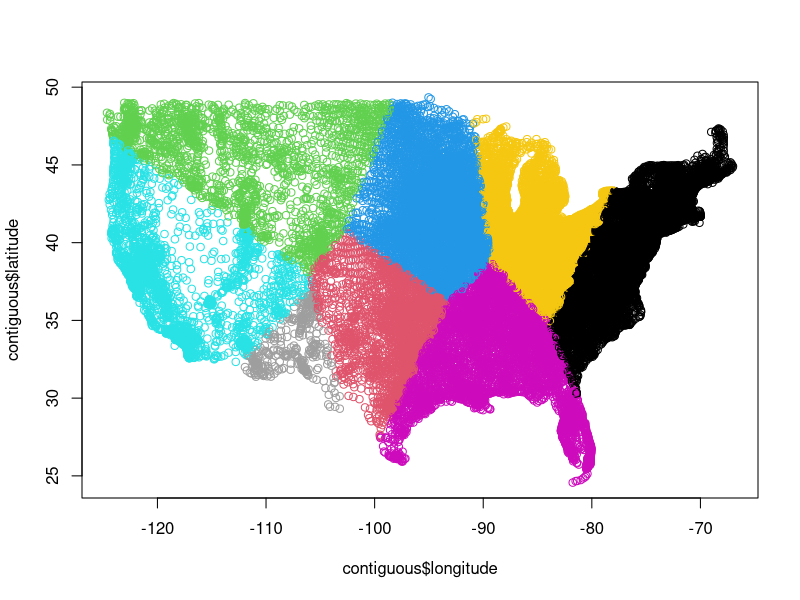

Write the R code that produced this figure.
  N <- 8
  census <- read.csv('us_census.csv')
  #contiguous <- census
  contiguous <- census[!census$state %in% c('AK', 'HI', 'PR'), ]
  
  #plot(contiguous$longitude, contiguous$latitude, type='p', col=contiguous$state)
  
  chosen_counties <- sample(1:nrow(contiguous), N)
  
  #print(chosen_counties)
  
  centers <- matrix(0, nrow = N, ncol = 2)
  
  #for (i in 1:N) {
  #    centers[i][1] = contiguous[chosen_counties[i],'latitude']
  #    centers[i][2] = contiguous$longitude[chosen_counties[i]]
  #}
  
  centers[, 1] = contiguous$latitude[chosen_counties]
  centers[, 2] = contiguous$longitude[chosen_counties]
  
  #print(centers)
  # as a data frame
  centers_df = contiguous[chosen_counties, 3:4]
  
  #print(contiguous[1,])
  #print(centers[1,])
  
  dist_sq <- function(county, center) {
    deltax <- county[1, 'latitude'] - center[1]
    deltay <- county[1, 'longitude'] - center[2]
    deltax ^ 2 + deltay ^ 2
  }
  
  #deltax <- contiguous[1, 'latitude'] - centers[1,1]
  #deltay <- contiguous[1, 'longitude'] - centers[1,2]
  #print(dist_sq(contiguous[1,], centers[1,]))
  
  # belongs_to[i] means the ith county belongs_to the cluster at
  # belongs_to[i]
  belongs_to <- rep(0, nrow(contiguous))
  
  # figure out closest cluster
  for (county in 1:nrow(contiguous)) {
    closest_center <- 1
    closest_distance <- dist_sq(contiguous[county, ], centers[1, ])
    
    for (cluster in 2:N) {
      d <- dist_sq(contiguous[county, ], centers[cluster, ])
      if (d < closest_distance) {
        closest_distance <- d
        closest_center <- cluster
      }
    }
    belongs_to[county] <- closest_center
  }
  # print(belongs_to)
  plot(contiguous$longitude,
       contiguous$latitude,
       type = 'p',
       col = belongs_to)
  
  clust_of_interest <- contiguous[belongs_to == 1, ]
  total_pop <- sum(clust_of_interest$population)
  # print(sum(clust_of_interest$population))
  new_latitude <-
    sum(clust_of_interest$latitude * clust_of_interest$population) / total_pop
  new_longitude <-
    sum(clust_of_interest$longitude * clust_of_interest$population) / total_pop
  centers[1, 1] <- new_latitude
  centers[1, 2] <- new_longitude
